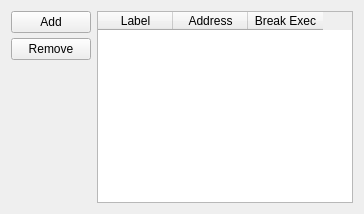
          <widget class="QWidget" name="breaktab">
           <attribute name="title">
            <string>Breakpoints</string>
           </attribute>
           <layout class="QGridLayout" name="gridLayout_13">
            <item row="0" column="1">
             <widget class="QTableWidget" name="breakpointView">
              <property name="focusPolicy">
               <enum>Qt::NoFocus</enum>
              </property>
              <property name="horizontalScrollBarPolicy">
               <enum>Qt::ScrollBarAsNeeded</enum>
              </property>
              <property name="sizeAdjustPolicy">
               <enum>QAbstractScrollArea::AdjustIgnored</enum>
              </property>
              <property name="autoScroll">
               <bool>false</bool>
              </property>
              <property name="editTriggers">
               <set>QAbstractItemView::AllEditTriggers</set>
              </property>
              <property name="tabKeyNavigation">
               <bool>false</bool>
              </property>
              <property name="showDropIndicator" stdset="0">
               <bool>false</bool>
              </property>
              <property name="dragDropOverwriteMode">
               <bool>false</bool>
              </property>
              <property name="selectionMode">
               <enum>QAbstractItemView::SingleSelection</enum>
              </property>
              <property name="selectionBehavior">
               <enum>QAbstractItemView::SelectRows</enum>
              </property>
              <property name="textElideMode">
               <enum>Qt::ElideLeft</enum>
              </property>
              <property name="horizontalScrollMode">
               <enum>QAbstractItemView::ScrollPerItem</enum>
              </property>
              <property name="gridStyle">
               <enum>Qt::SolidLine</enum>
              </property>
              <property name="sortingEnabled">
               <bool>false</bool>
              </property>
              <property name="wordWrap">
               <bool>false</bool>
              </property>
              <property name="cornerButtonEnabled">
               <bool>false</bool>
              </property>
              <attribute name="horizontalHeaderCascadingSectionResizes">
               <bool>false</bool>
              </attribute>
              <attribute name="horizontalHeaderDefaultSectionSize">
               <number>75</number>
              </attribute>
              <attribute name="horizontalHeaderHighlightSections">
               <bool>false</bool>
              </attribute>
              <attribute name="horizontalHeaderMinimumSectionSize">
               <number>75</number>
              </attribute>
              <attribute name="horizontalHeaderShowSortIndicator" stdset="0">
               <bool>false</bool>
              </attribute>
              <attribute name="horizontalHeaderStretchLastSection">
               <bool>false</bool>
              </attribute>
              <attribute name="verticalHeaderVisible">
               <bool>false</bool>
              </attribute>
              <attribute name="verticalHeaderCascadingSectionResizes">
               <bool>false</bool>
              </attribute>
              <attribute name="verticalHeaderDefaultSectionSize">
               <number>23</number>
              </attribute>
              <attribute name="verticalHeaderHighlightSections">
               <bool>false</bool>
              </attribute>
              <column>
               <property name="text">
                <string>Label</string>
               </property>
              </column>
              <column>
               <property name="text">
                <string>Address</string>
               </property>
              </column>
              <column>
               <property name="text">
                <string>Break Exec</string>
               </property>
              </column>
             </widget>
            </item>
            <item row="0" column="0">
             <layout class="QVBoxLayout" name="verticalLayout_9">
              <property name="spacing">
               <number>5</number>
              </property>
              <property name="rightMargin">
               <number>0</number>
              </property>
              <item>
               <widget class="QPushButton" name="buttonAddBreakpoint">
                <property name="sizePolicy">
                 <sizepolicy hsizetype="Minimum" vsizetype="Fixed">
                  <horstretch>0</horstretch>
                  <verstretch>0</verstretch>
                 </sizepolicy>
                </property>
                <property name="text">
                 <string>Add</string>
                </property>
                <property name="icon">
                 <iconset resource="resources.qrc">
                  <normaloff>:/icons/resources/icons/plus.png</normaloff>:/icons/resources/icons/plus.png</iconset>
                </property>
               </widget>
              </item>
              <item>
               <widget class="QPushButton" name="buttonRemoveBreakpoint">
                <property name="sizePolicy">
                 <sizepolicy hsizetype="Minimum" vsizetype="Fixed">
                  <horstretch>0</horstretch>
                  <verstretch>0</verstretch>
                 </sizepolicy>
                </property>
                <property name="text">
                 <string>Remove</string>
                </property>
                <property name="icon">
                 <iconset resource="resources.qrc">
                  <normaloff>:/icons/resources/icons/minus.png</normaloff>:/icons/resources/icons/minus.png</iconset>
                </property>
               </widget>
              </item>
              <item>
               <widget class="QLabel" name="breakTypeLabel">
                <property name="text">
                 <string/>
                </property>
                <property name="alignment">
                 <set>Qt::AlignCenter</set>
                </property>
               </widget>
              </item>
              <item>
               <widget class="QLabel" name="breakChangeLabel">
                <property name="text">
                 <string/>
                </property>
                <property name="alignment">
                 <set>Qt::AlignCenter</set>
                </property>
               </widget>
              </item>
              <item>
               <spacer name="verticalSpacer_3">
                <property name="orientation">
                 <enum>Qt::Vertical</enum>
                </property>
                <property name="sizeHint" stdset="0">
                 <size>
                  <width>20</width>
                  <height>40</height>
                 </size>
                </property>
               </spacer>
              </item>
             </layout>
            </item>
           </layout>
          </widget>
